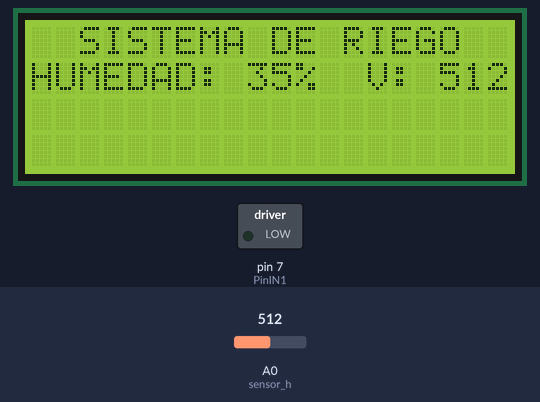
Bench run of a sketch on a simulated Arduino Uno, built with avr-gcc and run on an emulated ATmega328P. Shown: 20×4 character LCD, switched loads named in the sketch (green lamp = pin HIGH). The test bench sets the inputs (shaded band); at power-on: A0 (sensor_h) = 512. What the sketch prints to the serial monitor is not drawn.

Above: at 1.2 s.
1.3 s: A0 (sensor_h) set to 627
At 2.8 s:
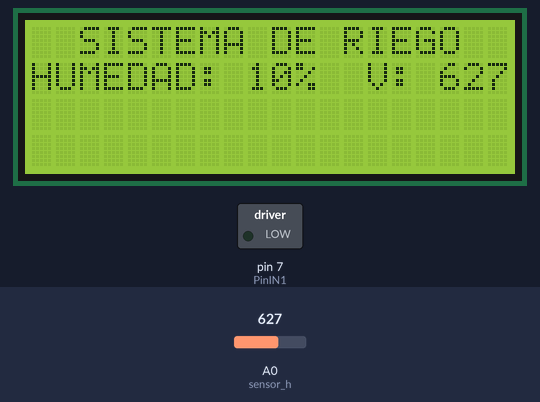
3.1 s: A0 (sensor_h) set to 649
At 5.4 s:
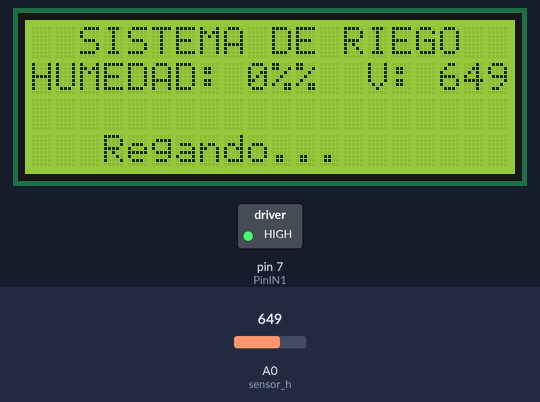
5.7 s: A0 (sensor_h) set to 264
At 7.2 s:
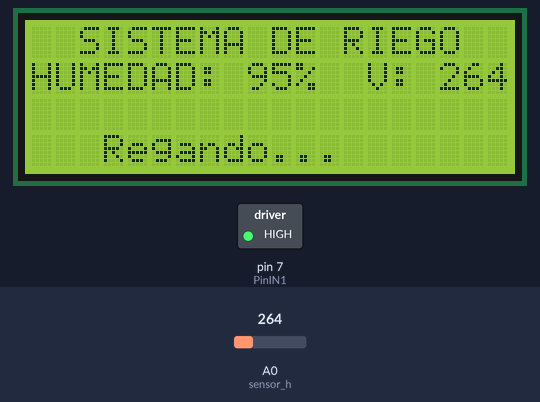
7.8 s: A0 (sensor_h) set to 233
At 10.3 s:
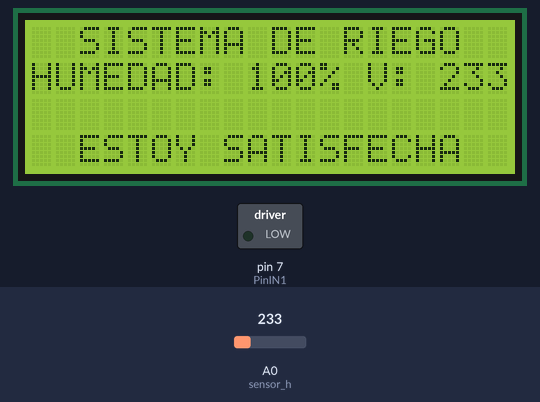
10.9 s: A0 (sensor_h) set to 650
At 13.2 s:
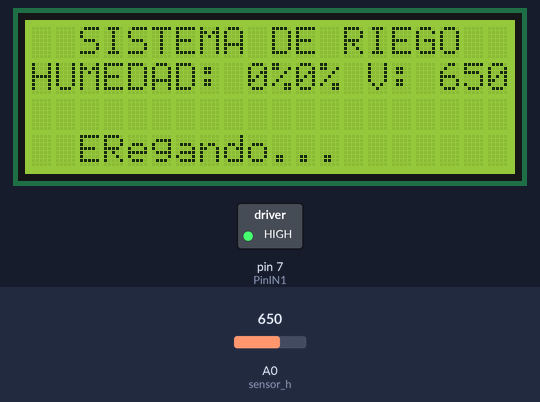
13.5 s: A0 (sensor_h) set to 240
At 14.5 s:
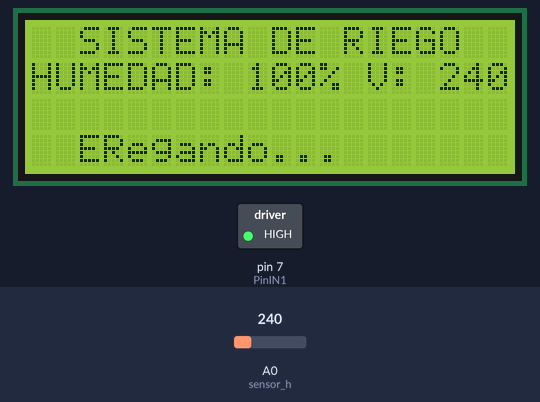
Timing chart, 0 to 17.1 s (numbered marks = the images above; inputs shaded):
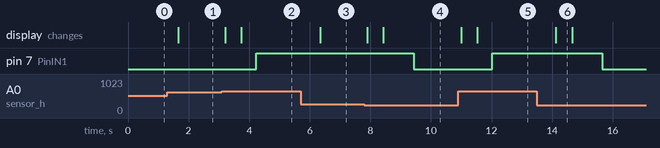

Measured:
- the behaviour switches between 639 and 640 on A0 (sensor_h) (found by bisection; images 1 and 2)
- the behaviour switches between 251 and 250 on A0 (sensor_h) (found by bisection; images 3 and 4)
- after the input at 1.3 s, the display: changes after 0.35 s (image 1)
- after the input at 3.1 s, pin 7 (PinIN1): LOW → HIGH after 1.1 s; the display: first changes after 0.11 s (image 2 shows a later state)
- after the input at 5.7 s, the display: changes after 0.64 s (image 3)
- after the input at 7.8 s, pin 7 (PinIN1): HIGH → LOW after 1.6 s; the display: first changes after 0.10 s (image 4 shows a later state)
- after the input at 10.9 s, pin 7 (PinIN1): LOW → HIGH after 1.1 s; the display: first changes after 0.10 s (image 5 shows a later state)
- after the input at 13.5 s, pin 7 (PinIN1): HIGH → LOW after 2.2 s; the display: changes after 0.63 s (image 6)

The sketch:

sketch_dec22a.ino
```cpp
#include <Wire.h>
#include <LiquidCrystal_I2C.h>

const int PinIN1 = 7;
const int sensor_h = A0;
//Variable para almacenar el valor proveniente del sensor.
int sensorValue = 0;

LiquidCrystal_I2C lcd(0x21, 20, 4);

void setup() {
  // Comunicación serial
  Serial.begin(9600);

  //Iniciar el LCD
  lcd.init();
  //Encender luz de fondo
  lcd.backlight();

  //Configuramos los pines como salida
  pinMode(PinIN1, OUTPUT);

  // Posicionar el cursor en la esquina superior izquierda
  lcd.setCursor(2, 0);

  // Imprimir el mensaje "SISTEMA DE RIEGO"
  lcd.print("SISTEMA DE RIEGO");
}

void loop() {
  // Leer el valor del sensor de humedad
  sensorValue = analogRead(sensor_h);

  //Mostramos el porcentaje de humedad en pantalla
  lcd.setCursor(0, 1);
  lcd.print("HUMEDAD: ");
  if (sensorValue <= 250) {
    lcd.print("100%");
  } else if (sensorValue >= 251 && sensorValue <= 289) {
    lcd.print("95%");
  } else if (sensorValue >= 290 && sensorValue <= 309) {
    lcd.print("90%");
  } else if (sensorValue >= 310 && sensorValue <= 329) {
    lcd.print("85%");
  } else if (sensorValue >= 330 && sensorValue <= 349) {
    lcd.print("80%");
  } else if (sensorValue >= 350 && sensorValue <= 369) {
    lcd.print("75%");
  } else if (sensorValue >= 370 && sensorValue <= 389) {
    lcd.print("70%");
  } else if (sensorValue >= 390 && sensorValue <= 409) {
    lcd.print("65%");
  } else if (sensorValue >= 410 && sensorValue <= 429) {
    lcd.print("60%");
  } else if (sensorValue >= 430 && sensorValue <= 449) {
    lcd.print("55%");
  } else if (sensorValue >= 450 && sensorValue <= 469) {
    lcd.print("50%");
  } else if (sensorValue >= 470 && sensorValue <= 489) {
    lcd.print("45%");
  } else if (sensorValue >= 490 && sensorValue <= 509) {
    lcd.print("40%");
  } else if (sensorValue >= 510 && sensorValue <= 529) {
    lcd.print("35%");
  } else if (sensorValue >= 530 && sensorValue <= 549) {
    lcd.print("30%");
  } else if (sensorValue >= 550 && sensorValue <= 569) {
    lcd.print("25%");
  } else if (sensorValue >= 570 && sensorValue <= 589) {
    lcd.print("20%");
  } else if (sensorValue >= 590 && sensorValue <= 609) {
    lcd.print("15%");
  } else if (sensorValue >= 610 && sensorValue <= 629) {
    lcd.print("10%");
  } else if (sensorValue >=630  && sensorValue <= 639) {
    lcd.print("05%");
  } else if (sensorValue >= 640) {
    lcd.print("0%");
  }

  // Imprimir el mensaje "Humedad: X"
    lcd.setCursor(14, 1);
    lcd.print("V: ");
    Serial.println(sensorValue);
    lcd.print(sensorValue);
    delay(500);

  // Si el valor es mayor o igual a 640, significa que el suelo está seco
  if (sensorValue >= 640) {
    //Limpiamos una zona de la pantalla
    lcd.setCursor(3, 3);
    lcd.print("                ");
    //Indicamos que la planta se esta regando
    lcd.setCursor(3, 3);
    lcd.print("Regando...");
    delay(500);
    //Encendemos el motor de agua
    aguaON();
  }
  // Si el valor es menor o igual a 250, significa que el suelo está húmedo
  else if (sensorValue <= 250) {
    //Limpiamos una zona de la pantalla
    lcd.setCursor(2, 3);
    lcd.print("                ");
    // Imprimir el mensaje "ESTOY SATISFECHA"
    lcd.setCursor(2, 3);
    lcd.print("ESTOY SATISFECHA");
    delay(1000);
    //Apagamos el motor de agua
    aguaStop();
  }
}

void aguaON() {
  digitalWrite(PinIN1, HIGH);
}

void aguaStop() {
  digitalWrite (PinIN1, LOW);
}
```
